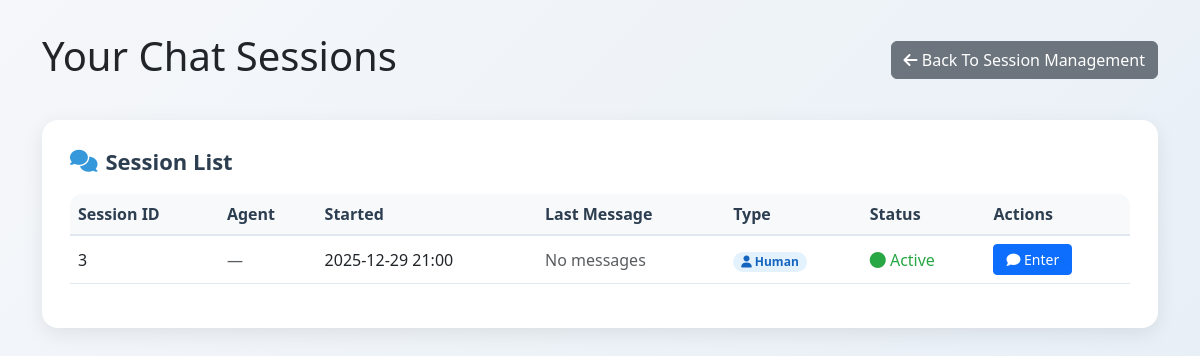
Page /chat_sessions (signed in) on the earlier database version.
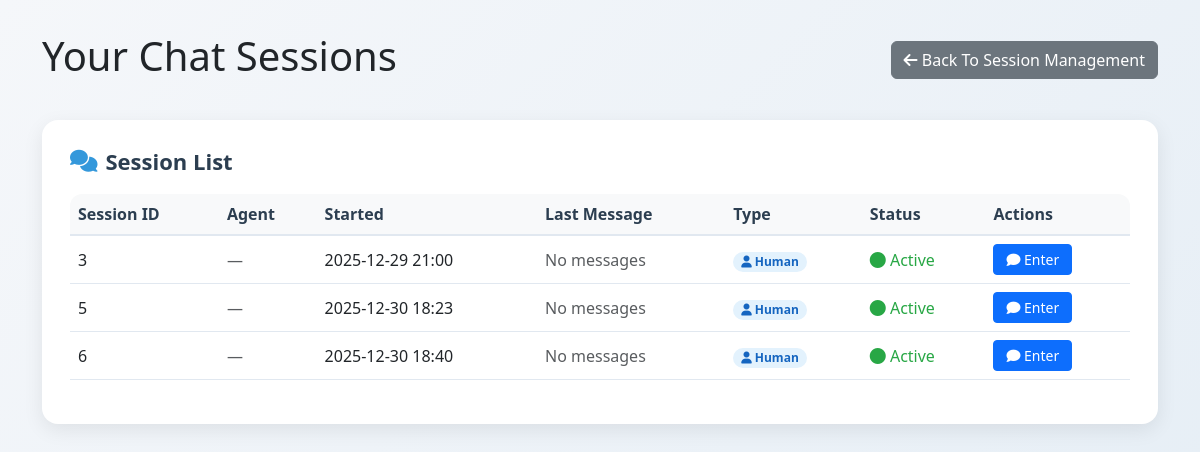
Same page on the later database version.
### models.py (models this page shows, shortened)
class ChatSession(db.Model):
    __tablename__ = 'chat_sessions'
    id = db.Column(db.Integer, primary_key=True, autoincrement=True)
    user_id = db.Column(db.Integer, db.ForeignKey('users.id'), nullable=False, comment='发起会话的用户ID| User ID initiating the session')
    agent_id = db.Column(db.Integer, db.ForeignKey('users.id'), nullable=True, comment='处理会话的客服ID| Agent ID handling the session')
    service_id = db.Column(db.Integer, db.ForeignKey('services.id'), nullable=True, comment='关联服务ID| Associated service ID')
    appointment_id = db.Column(db.Integer, db.ForeignKey('appointments.id'), nullable=True, comment='关联预约ID| Associated appointment ID')
    start_time = db.Column(db.DateTime, default=lambda: datetime.now(UTC), comment='会话开始时间| Session start time')
    end_time = db.Column(db.DateTime, nullable=True, comment='会话结束时间| Session end time')
    status = db.Column(db.String(20), default='active', comment='状态：active/closed/timeout| Status: active/closed/timeout')
    last_message_time = db.Column(db.DateTime, nullable=True, comment='最后消息时间| Last message time')
    initiator = db.relationship('User', foreign_keys=[user_id], back_populates='initiated_chat_sessions')
    handler = db.relationship('User', foreign_keys=[agent_id], back_populates='handled_chat_sessions')
    service = db.relationship('Service', back_populates='chat_sessions', lazy=True)
    appointment = db.relationship('Appointment', back_populates='chat_session', lazy=True)
    messages = db.relationship('Message', backref='chat_session', lazy=True, cascade='all, delete-orphan')

### routes.py (the view)
    @app.route('/chat_sessions')
    def chat_sessions():
        if 'user_id' not in session:
            return redirect(url_for('login'))
        role = session['role']
        user_id = session['user_id']
        if role == 'user':
            sessions = ChatSession.query.filter_by(user_id=user_id).all()
        elif role == 'agent':
            sessions = ChatSession.query.filter(
                (ChatSession.agent_id == user_id) |
                (ChatSession.agent_id.is_(None))
            ).all()
        else:  # admin
            sessions = ChatSession.query.all()
        return render_template('chat_sessions.html', sessions=sessions)

### templates/chat_sessions.html (shortened to what this page needs)
<!DOCTYPE html>
<html lang="en">
<head>
    <link href="https://cdn.jsdelivr.net/npm/bootstrap@5.3.0/dist/css/bootstrap.min.css" rel="stylesheet">
    <link rel="stylesheet" href="https://cdnjs.cloudflare.com/ajax/libs/font-awesome/6.4.0/css/all.min.css">
</head>
<body>
    <div class="container">
        <div class="dashboard-header">
            <h1>
                {% if session.role == 'user' %}Your Chat Sessions{% endif %}
            </h1>
            <a href="/session_management" class="btn btn-secondary">
                <i class="fas fa-arrow-left"></i> Back To Session Management
            </a>
        </div>
        <div class="section-card">
            <h2><i class="fas fa-comments"></i> Session List</h2>
            {% if not sessions %}
                <div class="text-center py-5 text-muted">
                    <i class="fas fa-comment-slash fa-3x mb-3"></i>
                    <p>{% if session.role == 'user' %}No chat sessions yet. Start a new chat!{% endif %}
                       {% if session.role == 'agent' %}No available chat sessions.{% endif %}
                       {% if session.role == 'admin' %}No chat sessions recorded.{% endif %}</p>
                    {% if session.role == 'user' %}
                        <a href="/start_chat" class="btn btn-primary mt-2">
                            <i class="fas fa-plus"></i> Start New Chat
                        </a>
                    {% endif %}
                </div>
            {% else %}
                <div class="table-responsive">
                    <table class="table table-hover">
                        <thead>
                            <tr>
                                <th>Session ID</th>
                                {% if session.role != 'agent' %}<th>Agent</th>{% endif %}
                                <th>Started</th>
                                <th>Last Message</th>
                                <th>Type</th>
                                <th>Status</th>
                                <th>Actions</th>
                            </tr>
                        </thead>
                        <tbody>
                            {% for sess in sessions %}
                            <tr>
                                <td>{{ sess.id }}</td>
                                {% if session.role != 'agent' %}
                                    <td>
                                        {% if sess.agent %}
                                            {{ sess.agent.username }}
                                            <small class="d-block text-muted">{{ sess.agent.id }}</small>
                                        {% else %}
                                            <span class="text-muted">—</span>
                                        {% endif %}
                                    </td>
                                {% endif %}
                                <td>{{ sess.start_time.strftime('%Y-%m-%d %H:%M') }}</td>
                                <td>
                                    {% if sess.last_message_time %}
                                        {{ sess.last_message_time.strftime('%Y-%m-%d %H:%M') }}
                                    {% else %}
                                        <span class="text-muted">No messages</span>
                                    {% endif %}
                                </td>
                                <td>
                                    {% if sess.use_bot and not sess.agent_id %}
                                        <span class="badge badge-bot"><i class="fas fa-robot"></i> Bot</span>
                                    {% else %}
                                        <span class="badge badge-human"><i class="fas fa-user"></i> Human</span>
                                    {% endif %}
                                </td>
                                <td>
                                    {% if sess.end_time %}
                                        <span class="status-ended"><i class="fas fa-check-circle"></i> Ended</span>
                                    {% else %}
                                        <span class="status-active"><i class="fas fa-circle"></i> Active</span>
                                    {% endif %}
                                </td>
                                <td>
                                    <a href="/chat/{{ sess.id }}" class="btn btn-primary btn-sm action-btn">
                                        <i class="fas fa-comment"></i> Enter
                                    </a>
                                </td>
                            </tr>
                            {% endfor %}
                        </tbody>
                    </table>
                </div>
            {% endif %}
        </div>
    </div>
</body>
</html>

### templates/chat_sessions.html (style rules this page uses)
body { background: linear-gradient(135deg, #f5f7fa 0%, #e4edf5 100%); min-height: 100vh; padding: 2rem 0; }
.dashboard-header { display: flex; justify-content: space-between; align-items: center; margin-bottom: 2rem; }
.section-card { background: #ffffff; border-radius: 16px; box-shadow: 0 6px 20px rgba(0, 0, 0, 0.08); padding: 1.75rem; margin-bottom: 2rem; }
.section-card h2 { font-weight: 600; color: #2c3e50; margin-bottom: 1.25rem; font-size: 1.375rem; display: flex; align-items: center; gap: 0.5rem; }
.section-card h2 i { color: #3498db; }
.table-responsive { border-radius: 12px; overflow: hidden; }
.table th { background-color: #f8f9fa; color: #2c3e50; font-weight: 600; border-bottom: 2px solid #e1e8f0; }
.table td { vertical-align: middle; border-bottom: 1px solid #e1e8f0; }
.badge { font-size: 0.75rem; padding: 0.25rem 0.5rem; border-radius: 12px; }
.badge-human { background-color: #e3f2fd; color: #1565c0; }
.status-active { color: #28a745; font-weight: 500; }
.action-btn { padding: 0.25rem 0.75rem; font-size: 0.875rem; }

Differences in the rows shown:
added ChatSession: id "5", start_time "2025-12-30 18:23", shows "No messages", shows "Active"
added ChatSession: id "6", start_time "2025-12-30 18:40", shows "No messages", shows "Active"
